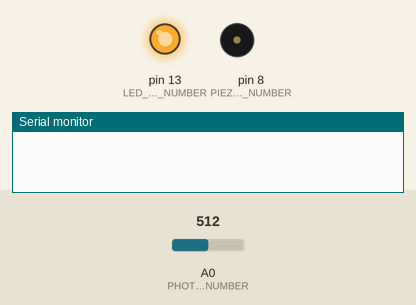
This program was run on a simulated Arduino Uno, built with avr-gcc and run on an emulated ATmega328P. On the bench: output pins drawn as LEDs (lit = HIGH), buzzer (waves = sounding), the last lines printed to the serial monitor. Inputs (shaded band) come from the test bench; at power-on: A0 (PHOTOTRANSISTOR_PIN_NUMBER) = 512.

Above: at 0.1 s.
At 5.1 s:
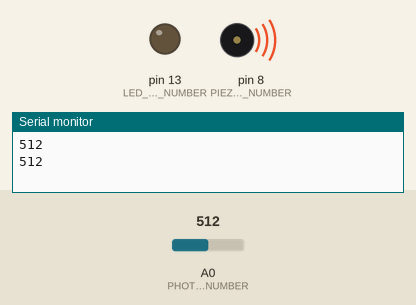
Timing chart, 0 to 6.6 s (numbered marks = the images above):
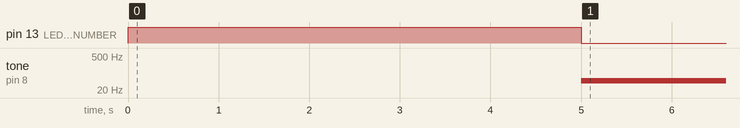

The program:

main.cpp
```cpp
#include <Arduino.h>

const short LED_SYNC_FINISHED_PIN_NUMBER = 13;
const short PIEZO_PIN_NUMBER = 8;
const short PHOTOTRANSISTOR_PIN_NUMBER = A0;
const int SYNC_TIME_MS = 5000;

int phototransistorLow = 1023;
int phototransistorHigh = 0;

void setup()
{
  Serial.begin(9600);
  pinMode(LED_SYNC_FINISHED_PIN_NUMBER, OUTPUT);
  digitalWrite(LED_SYNC_FINISHED_PIN_NUMBER, HIGH);

  while (millis() < SYNC_TIME_MS)
  {
    int phototransistorValue = analogRead(PHOTOTRANSISTOR_PIN_NUMBER);

    if (phototransistorValue > phototransistorHigh)
      phototransistorHigh = phototransistorValue;

    if (phototransistorValue < phototransistorLow)
      phototransistorLow = phototransistorValue;
  }

  digitalWrite(LED_SYNC_FINISHED_PIN_NUMBER, LOW);
  Serial.println(phototransistorLow);
  Serial.println(phototransistorHigh);
}

void loop()
{
  int phototransistorValue = analogRead(PHOTOTRANSISTOR_PIN_NUMBER);

  int pitch = map(phototransistorValue, phototransistorLow, phototransistorHigh, 50, 4000);

  tone(PIEZO_PIN_NUMBER, pitch, 20);

  delay(10);
}
```

Measured:
- by itself, tone on pin 8 (PIEZO_PIN_NUMBER): silent → 49 Hz at 5.0 s
